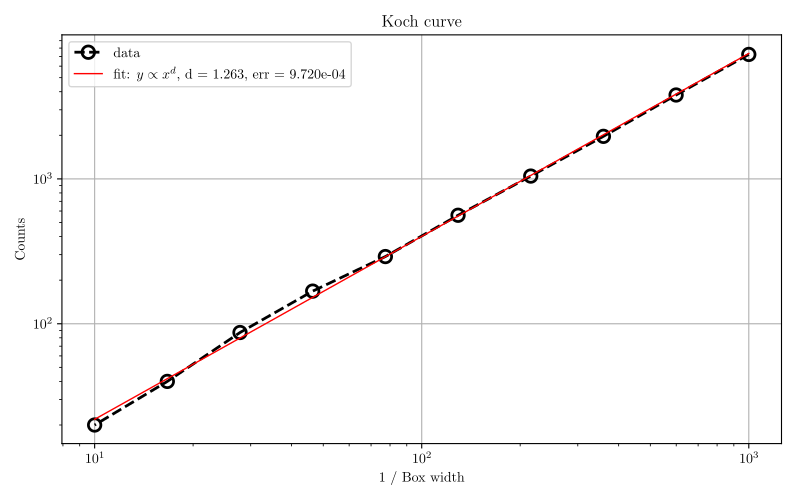

Reproduce this figure in Python.
import sys
import numpy as np
from matplotlib import pyplot as pl

def show_regression(x, y):
    from scipy.stats import linregress
    pl.rc('text', usetex = True)
    pl.rc('font', **{'family': 'serif', 'serif': ['Computer Modern']})

    fit = linregress(np.log10(x), np.log10(y))
    d = fit.slope
    p = 10**fit.intercept
    pl.figure(1, (8, 5))
    pl.title('Koch curve')
    pl.loglog(x, y, 'ko--',
            markersize = 9,
            markerfacecolor = 'none',
            markeredgewidth = 2,
            lw = 2,
            label = 'data')
    pl.loglog(x, p*x**d, 'r-', lw = 1, label = 'fit: $y\propto x^d$, d = %.3f, err = %.3e' % (d, d-np.log(4)/np.log(3)))
    pl.xlabel('1 / Box width')
    pl.ylabel('Counts')
    pl.grid()
    pl.legend(loc = 'upper left')
    pl.tight_layout()
    pl.savefig('%s.pdf' % sys.argv[0][:-3])
    #pl.show()

def koch(x0, y0, rho, phi, order):
    global xr, yr

    x1, y1 = x0 + rho * np.cos(phi), y0 + rho * np.sin(phi)
    if order:
        x, y = x0, y0
        for angle in [0, np.pi/3, 5*np.pi/3, 0]:
            x, y = koch(x, y, rho / 3.0, phi + angle, order - 1)
    else:
        xr.append(x1)
        yr.append(y1)

    return (x1, y1)

xr = [0.,]
yr = [0.,]
koch(xr[0], yr[0], 1, 0, 8)
xr = np.array(xr, dtype = 'float')
yr = np.array(yr, dtype = 'float')
n = len(xr)

wr = np.logspace(-3, -1, 10)
x = 1 / wr
y = np.zeros(x.shape)
for i in range(x.shape[0]):
    w = wr[i]
    xb = np.arange(-0.02, 1.02+w, w)
    yb = np.arange(-0.02, 0.31+w, w)
    z = np.zeros((len(yb), len(xb)), dtype = 'int')
    xmin, xmax = xb.min(), xb.max()
    ymin, ymax = yb.min(), yb.max()
    fx = (xb.shape[0] - 1) / float(xb.max() - xb.min())
    fy = (yb.shape[0] - 1) / float(yb.max() - yb.min())
    xi = (fx * (xr - xb.min())).astype('int')
    yi = (fy * (yr - yb.min())).astype('int')
    z[yi, xi] = 1

    #pl.pcolormesh(xb, yb, z, alpha = 0.8)
    #ax = pl.gca()
    #ax.set_aspect('equal')
    #pl.tight_layout()
    #pl.show()
    #pl.close('all')
    y[i] = z.sum()

show_regression(x, y)
